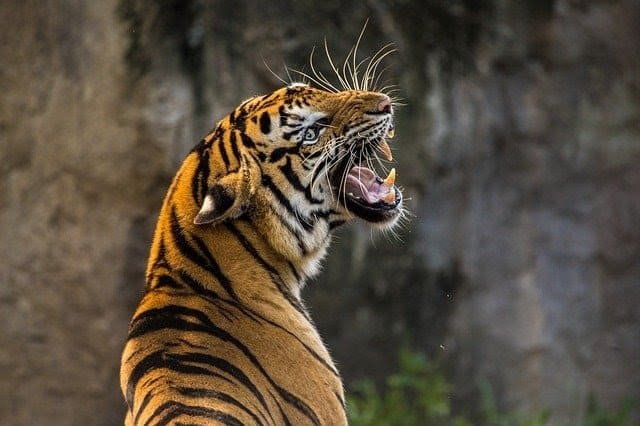
#> input picture Day6/image_1.jpg, 640 x 426 px
$ python warp_image.py
#> lines starting #> are read from the running program, lines starting #| are printed output that depends on the picture
import cv2
import numpy as np

img = cv2.imread('image_1.jpg')
#> img is the input picture: shape (426, 640, 3); mean B, G, R 61.6, 75.8, 86.8
# Define the source points (corners of the original image)
src_pt = np.float32([[0, 0], [img.shape[1], 0], [img.shape[1], img.shape[0]], [0, img.shape[0]]])
#> src_pt = [[0, 0], [640, 0], [640, 426], [0, 426]]
# Define the destination points (corners of the warped image)
dst_pt = np.float32([[50, 50], [img.shape[1] - 30, 30], [img.shape[1] - 30, img.shape[0] - 50], [30, img.shape[0] - 30]])
# Compute the perspective transformation matrix
M = cv2.getPerspectiveTransform(src_pt, dst_pt)
# Warp the image using the perspective transformation
warped_img = cv2.warpPerspective(img, M, (img.shape[1], img.shape[0]))
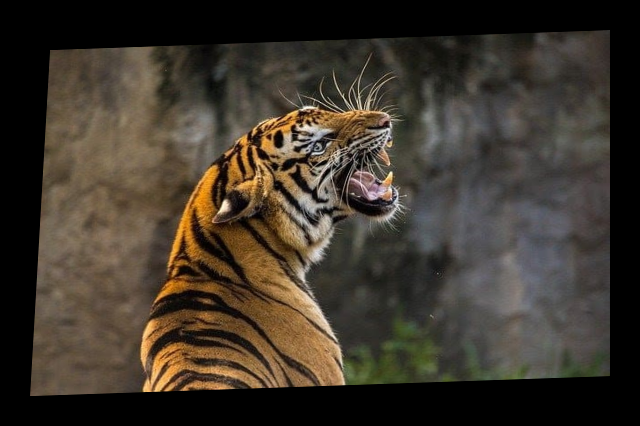
#> warped_img: shape (426, 640, 3); mean B, G, R 44.6, 54.9, 62.9
cv2.imwrite('warped_image.jpg', warped_img)
cv2.imshow('Original Image', img)
cv2.imshow('Warped Image', warped_img)
cv2.waitKey(0)
cv2.destroyAllWindows()
